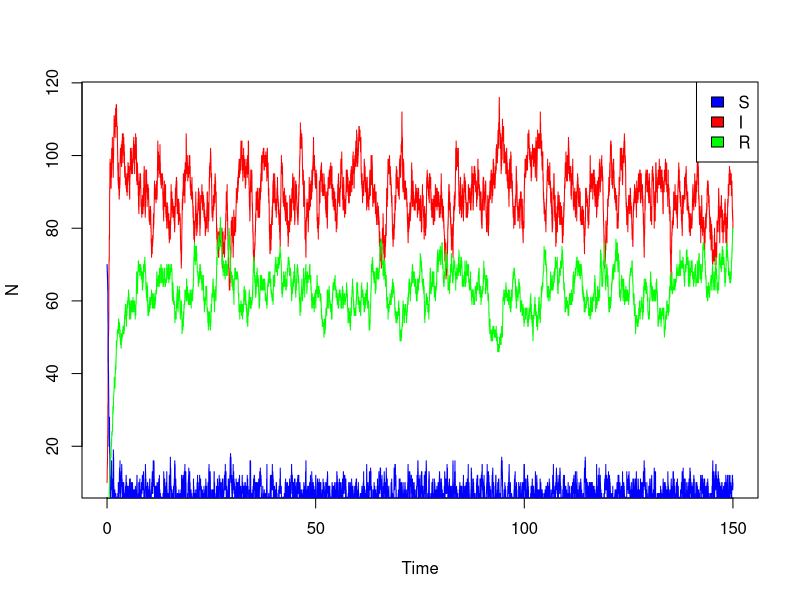

Write R code to recreate this figure. (Note: this script raises an error after producing the figure.)
### gillespie model with variation in gamma, no evolution

pick_individuals <- function(N0, traitmean, traitsd) {
  meanlog <- log(traitmean^2/sqrt(traitsd^2+traitmean^2))
  sdlog <- sqrt(log(traitsd^2/traitmean^2+1))
  return(rlnorm(N0, meanlog=meanlog, sdlog=sdlog))
}



gillespie.SIR.varG <- function(tmax, params, x, seed=floor(runif(1,1,1e5))) {
  set.seed(seed)
  beta = params["beta"]
  alpha = params["alpha"]
  gamma = params["gamma"]
  varG = params["varG"]
  b = params["b"]
  bs = params["bs"]
  d = params["d"]
  ds = params["ds"]
  
  S=x["S"]
  I=x["I"]
  R=x["R"]
  
  ## draw the traits of our infected individuals
  gamma_i <- pick_individuals(I, traitmean=gamma, traitsd=sqrt(varG))
  
  # start at time 0
  t <- 0 
  
  results <- vector(mode='list', length=100000)
  results[[1]] <- list(t, S, gamma_i, R) 
  
  ## row counter
  i <- 2
  
  #start algorithm
  while(t < tmax & length(gamma_i)>0 ){ 
    irate = beta*S*length(gamma_i)
    rrate = gamma_i
    brate <- (b - bs*(S+R+length(gamma_i))) * (S+R+length(gamma_i))
    drateS <-S*(d)
    drateI <-length(gamma_i)*(d+alpha)
    drateR <- R*(d)
    
    rates<-c(rrate,irate,brate,drateS,drateI,drateR)
    #print(rates)
    ## what time does the event happen?
    dt <- rexp(1, rate=sum(rates))
    
    ## update t 
    t <- t + dt
    
    ## "wheel of fortune"
    wheel <- cumsum(rates)/sum(rates)
    
    ## which event happens? Draw a random uniform to determine
    rand <- runif(1)
    
    ## if event==1, recovery
    ## if event==2, infection
    ## if event==3, birth
    ## if event==4, death of S
    ## if event==5, death of I
    ## if event==6, death of R
    
    #(rrate,irate,brate,drateS,drateI,drateR)
    event <- 1 + sum(rand > wheel) 
    if (event%in%1:length(gamma_i)){### recovery
      gamma_i <- gamma_i[-event]
      R <-R+1
    }
    
     else if(event==length(gamma_i)+1){ # infection
      S<- S-1
      # If you want to let things evolve, use these lines
      #this_gamma_r <- gamma_r[sample(1:length(gamma_r), 1)]
      #new_gamma_r <- pick_individuals(1, traitmean=this_gamma_r,traitsd=sqrt(varG))
      # If you don't want evolution, use this line
      new_gamma_i <- pick_individuals(1, traitmean=gamma, traitsd=sqrt(varG))
      gamma_i <- c(gamma_i, new_gamma_i)
    }
    else if (event==length(gamma_i)+2){ ### birth
      S <- S+1
    }
    else if (event==length(gamma_i)+3) { ### death of S
      S <- S-1
    }
    else if (event==length(gamma_i)+4) {### death of I (not caused by infection)
      gamma_i <- gamma_i[-sample(1:length(gamma_i),1)]
    }
    else    {   ### death of R
      R <- R-1
    }
    
    results[[i]] <- list(t, S,gamma_i , R)
    i <- i +1
    
  }  
  
  results <- results[1:(i-1)]
  return(results)
}



## output
x = c(S=70, I=10, R=0)
tmax <- 150
params4 = c(beta=.1, alpha=.01, gamma=.3, varG=1e-3, b=2, d=0.4, bs=0.01, ds=0.01)

out14 <- gillespie.SIR.varG(tmax, params4, x)

## plot S,I,R
plot(unlist(lapply(out14, function(y) y[[1]])), unlist(lapply(out14, function(y) length(y[[3]]))), col="red",
     type='l',lwd=1,xlab='Time', ylab="N") 
# plot number of susceptible
lines(unlist(lapply(out14, function(y) y[[1]])), unlist(lapply(out14, function(y) y[[2]])),col="blue", 
      type='l',lwd=1, xlab="Time", ylab="Number susceptible")
# plot number of recovered
lines(unlist(lapply(out14, function(y) y[[1]])), unlist(lapply(out14, function(y) y[[4]])), col="green",
      type='l',lwd=1, xlab="Time", ylab="Number recovered")
legend("topright",legend=c("S","I","R"),fill=c("blue","red","green"))




# run multiple times
seeds <- floor(runif(20,1,1e5)) # set seeds
library(parallel)
detectCores() # detect how many cores there are
mclapply(seeds,
         function(s) gillespie.SIR5(tmax, params4, x, s),
         mc.cores=4) -> out

## Compute number of individuals at times 0, 1, 2, ... 400
timeSeq <- 0:400
storeMatrix <- array(NA, dim=c(length(timeSeq),length(out)))
for (j in 1:length(out)) {
  o <- out[[j]]
  recordTimes <- lapply(o, function(o2) o2[[1]]) %>% unlist
  storeVector <- rep(0, length=length(timeSeq))
  listInds <- sapply(timeSeq, function(t) which(recordTimes >= t) %>% min)
  if (any(is.infinite(listInds)))
    listInds <- listInds[-which(is.infinite(listInds))] 
  storeVector[1:length(listInds)] <- sapply(listInds, function(i) mean(o[[i]][[3]])) ## number of infecteds
  storeMatrix[,j] <- storeVector
}

plot.new()
plot.window(xlim=c(0,400), ylim=c(0,2.3))
axis(1);axis(2);box('plot')
for (i in 1:ncol(storeMatrix)) lines(0:400, storeMatrix[,i], col=gray(0.4))
lines(0:400, apply(storeMatrix, 1, mean), col=2, lwd=2)

lapply(out, function(o) lapply(o, function(o2) o2[[1]]) %>% unlist)


#### output
plot(unlist(lapply(out14, function(y) y[[1]])), unlist(lapply(out14, function(y) length(y[[3]]))), col="red",
     type='l',lwd=1,xlab='Time', ylab="N") 
# plot number of susceptible
lines(unlist(lapply(out14, function(y) y[[1]])), unlist(lapply(out14, function(y) y[[2]])),col="blue", 
      type='l',lwd=1, xlab="Time", ylab="Number susceptible")
# plot number of recovered
lines(unlist(lapply(out14, function(y) y[[1]])), unlist(lapply(out14, function(y) y[[4]])), col="green",
      type='l',lwd=1, xlab="Time", ylab="Number recovered")
legend("topright",legend=c("S","I","R"),fill=c("blue","red","green"))
